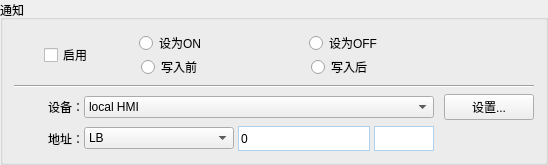
           <widget class="QGroupBox" name="CharacterItemNotice">
            <property name="geometry">
             <rect>
              <x>10</x>
              <y>350</y>
              <width>541</width>
              <height>151</height>
             </rect>
            </property>
            <property name="title">
             <string>通知</string>
            </property>
            <layout class="QVBoxLayout" name="verticalLayout_20">
             <item>
              <layout class="QHBoxLayout" name="horizontalLayout_29">
               <item>
                <spacer name="horizontalSpacer_50">
                 <property name="orientation">
                  <enum>Qt::Horizontal</enum>
                 </property>
                 <property name="sizeType">
                  <enum>QSizePolicy::Fixed</enum>
                 </property>
                 <property name="sizeHint" stdset="0">
                  <size>
                   <width>30</width>
                   <height>20</height>
                  </size>
                 </property>
                </spacer>
               </item>
               <item>
                <widget class="QCheckBox" name="ValueItemEnableCheckBox_2">
                 <property name="text">
                  <string>启用</string>
                 </property>
                </widget>
               </item>
               <item>
                <widget class="QWidget" name="ValueNoticeRadioWidgte_2" native="true">
                 <layout class="QVBoxLayout" name="verticalLayout_21">
                  <property name="spacing">
                   <number>0</number>
                  </property>
                  <property name="leftMargin">
                   <number>0</number>
                  </property>
                  <property name="topMargin">
                   <number>0</number>
                  </property>
                  <property name="rightMargin">
                   <number>0</number>
                  </property>
                  <property name="bottomMargin">
                   <number>0</number>
                  </property>
                  <item>
                   <layout class="QHBoxLayout" name="horizontalLayout_87">
                    <item>
                     <spacer name="horizontalSpacer_161">
                      <property name="orientation">
                       <enum>Qt::Horizontal</enum>
                      </property>
                      <property name="sizeHint" stdset="0">
                       <size>
                        <width>40</width>
                        <height>20</height>
                       </size>
                      </property>
                     </spacer>
                    </item>
                    <item>
                     <widget class="QRadioButton" name="enableConfirmSaveAsOn_6">
                      <property name="minimumSize">
                       <size>
                        <width>70</width>
                        <height>0</height>
                       </size>
                      </property>
                      <property name="text">
                       <string>设为ON</string>
                      </property>
                     </widget>
                    </item>
                    <item>
                     <spacer name="horizontalSpacer_162">
                      <property name="orientation">
                       <enum>Qt::Horizontal</enum>
                      </property>
                      <property name="sizeType">
                       <enum>QSizePolicy::Minimum</enum>
                      </property>
                      <property name="sizeHint" stdset="0">
                       <size>
                        <width>100</width>
                        <height>20</height>
                       </size>
                      </property>
                     </spacer>
                    </item>
                    <item>
                     <widget class="QRadioButton" name="enableConfirmSaveAsOff_6">
                      <property name="minimumSize">
                       <size>
                        <width>70</width>
                        <height>0</height>
                       </size>
                      </property>
                      <property name="text">
                       <string>设为OFF</string>
                      </property>
                     </widget>
                    </item>
                    <item>
                     <spacer name="horizontalSpacer_163">
                      <property name="orientation">
                       <enum>Qt::Horizontal</enum>
                      </property>
                      <property name="sizeHint" stdset="0">
                       <size>
                        <width>40</width>
                        <height>20</height>
                       </size>
                      </property>
                     </spacer>
                    </item>
                   </layout>
                  </item>
                  <item>
                   <layout class="QHBoxLayout" name="horizontalLayout_88">
                    <item>
                     <spacer name="horizontalSpacer_164">
                      <property name="orientation">
                       <enum>Qt::Horizontal</enum>
                      </property>
                      <property name="sizeHint" stdset="0">
                       <size>
                        <width>40</width>
                        <height>20</height>
                       </size>
                      </property>
                     </spacer>
                    </item>
                    <item>
                     <widget class="QRadioButton" name="enableConfirmSaveAsOn_7">
                      <property name="minimumSize">
                       <size>
                        <width>70</width>
                        <height>0</height>
                       </size>
                      </property>
                      <property name="text">
                       <string>写入前</string>
                      </property>
                     </widget>
                    </item>
                    <item>
                     <spacer name="horizontalSpacer_165">
                      <property name="orientation">
                       <enum>Qt::Horizontal</enum>
                      </property>
                      <property name="sizeType">
                       <enum>QSizePolicy::Minimum</enum>
                      </property>
                      <property name="sizeHint" stdset="0">
                       <size>
                        <width>100</width>
                        <height>20</height>
                       </size>
                      </property>
                     </spacer>
                    </item>
                    <item>
                     <widget class="QRadioButton" name="enableConfirmSaveAsOff_7">
                      <property name="minimumSize">
                       <size>
                        <width>70</width>
                        <height>0</height>
                       </size>
                      </property>
                      <property name="text">
                       <string>写入后</string>
                      </property>
                     </widget>
                    </item>
                    <item>
                     <spacer name="horizontalSpacer_166">
                      <property name="orientation">
                       <enum>Qt::Horizontal</enum>
                      </property>
                      <property name="sizeHint" stdset="0">
                       <size>
                        <width>40</width>
                        <height>20</height>
                       </size>
                      </property>
                     </spacer>
                    </item>
                   </layout>
                  </item>
                 </layout>
                </widget>
               </item>
               <item>
                <spacer name="horizontalSpacer_51">
                 <property name="orientation">
                  <enum>Qt::Horizontal</enum>
                 </property>
                 <property name="sizeHint" stdset="0">
                  <size>
                   <width>40</width>
                   <height>20</height>
                  </size>
                 </property>
                </spacer>
               </item>
              </layout>
             </item>
             <item>
              <widget class="QWidget" name="ValueEnableConfirmSubWidget_2" native="true">
               <layout class="QVBoxLayout" name="verticalLayout_46">
                <property name="leftMargin">
                 <number>0</number>
                </property>
                <property name="topMargin">
                 <number>0</number>
                </property>
                <property name="rightMargin">
                 <number>0</number>
                </property>
                <property name="bottomMargin">
                 <number>0</number>
                </property>
                <item>
                 <widget class="Line" name="NoticeLine_9">
                  <property name="orientation">
                   <enum>Qt::Horizontal</enum>
                  </property>
                 </widget>
                </item>
                <item>
                 <layout class="QHBoxLayout" name="horizontalLayout_89">
                  <property name="spacing">
                   <number>0</number>
                  </property>
                  <item>
                   <widget class="QLabel" name="WatchAddrDevType_5">
                    <property name="minimumSize">
                     <size>
                      <width>70</width>
                      <height>0</height>
                     </size>
                    </property>
                    <property name="maximumSize">
                     <size>
                      <width>70</width>
                      <height>16777215</height>
                     </size>
                    </property>
                    <property name="text">
                     <string>设备：</string>
                    </property>
                    <property name="alignment">
                     <set>Qt::AlignRight|Qt::AlignTrailing|Qt::AlignVCenter</set>
                    </property>
                   </widget>
                  </item>
                  <item>
                   <widget class="QComboBox" name="NumberItemNoticeDev_2">
                    <property name="minimumSize">
                     <size>
                      <width>350</width>
                      <height>0</height>
                     </size>
                    </property>
                    <property name="maximumSize">
                     <size>
                      <width>350</width>
                      <height>16777215</height>
                     </size>
                    </property>
                    <item>
                     <property name="text">
                      <string>local HMI</string>
                     </property>
                    </item>
                   </widget>
                  </item>
                  <item>
                   <spacer name="horizontalSpacer_167">
                    <property name="orientation">
                     <enum>Qt::Horizontal</enum>
                    </property>
                    <property name="sizeType">
                     <enum>QSizePolicy::Fixed</enum>
                    </property>
                    <property name="sizeHint" stdset="0">
                     <size>
                      <width>10</width>
                      <height>20</height>
                     </size>
                    </property>
                   </spacer>
                  </item>
                  <item>
                   <widget class="QPushButton" name="NumberItemNoticeSetBtn_2">
                    <property name="minimumSize">
                     <size>
                      <width>90</width>
                      <height>0</height>
                     </size>
                    </property>
                    <property name="maximumSize">
                     <size>
                      <width>90</width>
                      <height>16777215</height>
                     </size>
                    </property>
                    <property name="text">
                     <string>设置...</string>
                    </property>
                   </widget>
                  </item>
                 </layout>
                </item>
                <item>
                 <layout class="QHBoxLayout" name="horizontalLayout_90">
                  <property name="spacing">
                   <number>0</number>
                  </property>
                  <item>
                   <widget class="QLabel" name="FuncAddrLabel_9">
                    <property name="minimumSize">
                     <size>
                      <width>70</width>
                      <height>0</height>
                     </size>
                    </property>
                    <property name="maximumSize">
                     <size>
                      <width>70</width>
                      <height>16777215</height>
                     </size>
                    </property>
                    <property name="text">
                     <string>地址：</string>
                    </property>
                    <property name="alignment">
                     <set>Qt::AlignRight|Qt::AlignTrailing|Qt::AlignVCenter</set>
                    </property>
                   </widget>
                  </item>
                  <item>
                   <widget class="QComboBox" name="NumberItemNoticeAddr_2">
                    <property name="minimumSize">
                     <size>
                      <width>150</width>
                      <height>0</height>
                     </size>
                    </property>
                    <property name="maximumSize">
                     <size>
                      <width>16777215</width>
                      <height>16777215</height>
                     </size>
                    </property>
                    <item>
                     <property name="text">
                      <string>LB</string>
                     </property>
                    </item>
                    <item>
                     <property name="text">
                      <string>RW_A_Bit</string>
                     </property>
                    </item>
                    <item>
                     <property name="text">
                      <string>RW_Bit</string>
                     </property>
                    </item>
                    <item>
                     <property name="text">
                      <string>LW_Bit</string>
                     </property>
                    </item>
                    <item>
                     <property name="text">
                      <string>RBI</string>
                     </property>
                    </item>
                   </widget>
                  </item>
                  <item>
                   <spacer name="horizontalSpacer_168">
                    <property name="orientation">
                     <enum>Qt::Horizontal</enum>
                    </property>
                    <property name="sizeType">
                     <enum>QSizePolicy::Fixed</enum>
                    </property>
                    <property name="sizeHint" stdset="0">
                     <size>
                      <width>4</width>
                      <height>20</height>
                     </size>
                    </property>
                   </spacer>
                  </item>
                  <item>
                   <widget class="QLineEdit" name="lineEdit_73">
                    <property name="minimumSize">
                     <size>
                      <width>0</width>
                      <height>1</height>
                     </size>
                    </property>
                    <property name="maximumSize">
                     <size>
                      <width>16777215</width>
                      <height>25</height>
                     </size>
                    </property>
                    <property name="styleSheet">
                     <string notr="true">
border:1px solid rgba(174,209,239,1);</string>
                    </property>
                    <property name="text">
                     <string>0</string>
                    </property>
                   </widget>
                  </item>
                  <item>
                   <spacer name="horizontalSpacer_169">
                    <property name="orientation">
                     <enum>Qt::Horizontal</enum>
                    </property>
                    <property name="sizeType">
                     <enum>QSizePolicy::Fixed</enum>
                    </property>
                    <property name="sizeHint" stdset="0">
                     <size>
                      <width>4</width>
                      <height>20</height>
                     </size>
                    </property>
                   </spacer>
                  </item>
                  <item>
                   <widget class="QLineEdit" name="lineEdit_77">
                    <property name="minimumSize">
                     <size>
                      <width>60</width>
                      <height>25</height>
                     </size>
                    </property>
                    <property name="maximumSize">
                     <size>
                      <width>60</width>
                      <height>25</height>
                     </size>
                    </property>
                    <property name="styleSheet">
                     <string notr="true">
border:1px solid rgba(174,209,239,1);</string>
                    </property>
                   </widget>
                  </item>
                  <item>
                   <spacer name="horizontalSpacer_170">
                    <property name="orientation">
                     <enum>Qt::Horizontal</enum>
                    </property>
                    <property name="sizeType">
                     <enum>QSizePolicy::Fixed</enum>
                    </property>
                    <property name="sizeHint" stdset="0">
                     <size>
                      <width>100</width>
                      <height>20</height>
                     </size>
                    </property>
                   </spacer>
                  </item>
                 </layout>
                </item>
               </layout>
              </widget>
             </item>
             <item>
              <spacer name="verticalSpacer_5">
               <property name="orientation">
                <enum>Qt::Vertical</enum>
               </property>
               <property name="sizeHint" stdset="0">
                <size>
                 <width>20</width>
                 <height>40</height>
                </size>
               </property>
              </spacer>
             </item>
            </layout>
           </widget>
